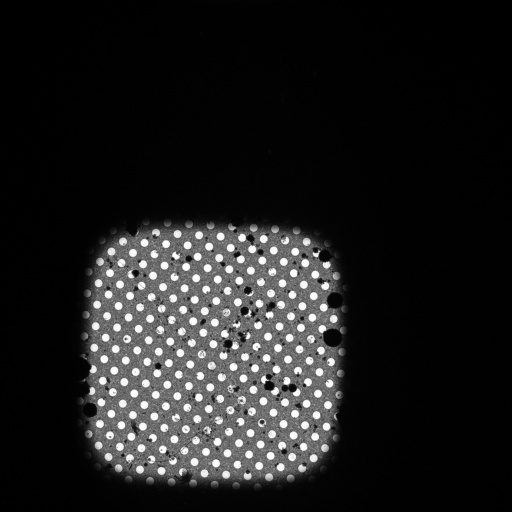
#> input picture GridSquare_20241015_171302.jpg, 512 x 512 px
$ jupyter execute --allow-errors main.ipynb   (shell and % lines are left out)
#> lines starting #> are read from the running program, lines starting #| are printed output that depends on the picture; after the words box and inside, x2 and y2 are one past the last pixel; in counts of white or black regions, pixels touching at a corner belong together
[cell 1]
import cv2
import matplotlib.pyplot as plt
import numpy as np

img = cv2.imread("GridSquare_20241015_171302.jpg", cv2.IMREAD_GRAYSCALE)
#> img is the input picture: shape (512, 512); min 0, max 255, mean 31
img = cv2.normalize(img, None, 0, 255, cv2.NORM_MINMAX)

def display_image(image, points=None):
    plt.figure(figsize=(8, 8))
    plt.imshow(image, cmap='gray')

    colors = 'grbcmyk'

    if points is not None:

        if isinstance(points[0], list) or isinstance(points[0], np.ndarray):
            for idx, point_set in enumerate(points):
                color = colors[idx % len(colors)]
                for point in point_set:
                    plt.plot(point[0], point[1], color + 'o')  # Plot points in different colors
        else:
            for point in points:
                plt.plot(point[0], point[1], 'ro')  # Plot points in red

    plt.axis('off')  # Hide axis

display_image(img)

[cell 2]
import cv2
import mrcfile
import numpy as np

# Read the JPG image
img = cv2.imread("GridSquare_20241015_171302.jpg", cv2.IMREAD_GRAYSCALE)

# Normalize the image to appropriate range (optional)
img = cv2.normalize(img, None, 0, 255, cv2.NORM_MINMAX)

# Convert to float32 (MRC files typically use float32)
img_float = img.astype(np.float32)

# Write to MRC file
#> (the rest of this cell did not finish here and is left out)

[cell 3]
img_bin = cv2.resize(img, (0,0), fx=1, fy=1, interpolation=cv2.INTER_NEAREST)

img_t, thresh = cv2.threshold(img_bin, 0, 255, cv2.THRESH_BINARY + cv2.THRESH_OTSU)
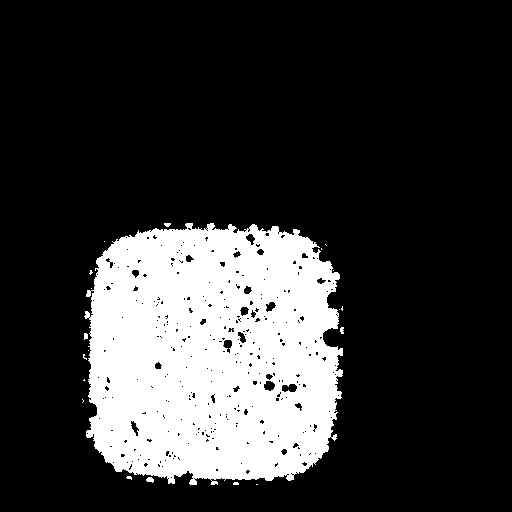
#> thresh: shape (512, 512); 21.4% white; 20 white regions (15 under 20 px), largest, box (x1, y1, x2, y2) and area: (84, 223, 343, 485) 55911, (146, 477, 154, 483) 34, (84, 333, 88, 340) 24, (340, 327, 344, 334) 23, (164, 223, 171, 227) 22
#> img_t = 68
# thresh = cv2.adaptiveThreshold(img, 255, cv2.ADAPTIVE_THRESH_MEAN_C, cv2.THRESH_BINARY, 11, 2)

centroid = np.mean(np.argwhere(thresh == 255), axis=0).astype(int)
#> centroid = [354, 211]

display_image(thresh, points=[[centroid]])

[cell 4]
edges = cv2.Canny(thresh, 100, 200)
#> edges: shape (512, 512); 1.5% white in thin lines or dots, all inside (x1, y1, x2, y2) = (81, 222, 344, 486)

edges = cv2.dilate(edges, None)
#> edges: shape (512, 512); 5% white; 156 white regions (8 under 20 px)

display_image(edges, points=[[centroid]])

[cell 5]
n_labels, edges_labeled, stats, centroids = cv2.connectedComponentsWithStats(edges)
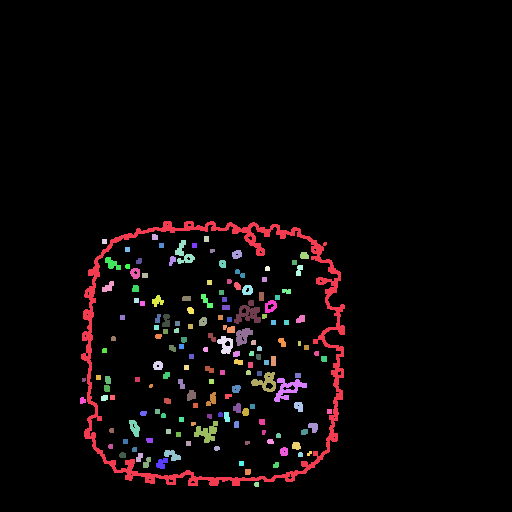
#> edges_labeled: shape (512, 512) int32; 157 distinct labels, from 0 to 156; one colour per label, 0 black
#> n_labels = 157; stats = 157 rows, first 6: [0, 0, 512, 512, 248956], [81, 221, 264, 265, 5742], [152, 234, 6, 6, 34], [204, 236, 5, 6, 30], [102, 239, 5, 5, 25], [175, 240, 20, 24, 207]; centroids = 157 pairs, first value 82.21 to 329, second value 236.6 to 484

print(f"Number of labels: {n_labels}")
#| Number of labels: 157

label_hue = np.uint8(179*edges_labeled/np.max(edges_labeled))
blank_ch = 255*np.ones_like(label_hue)
labeled_img = cv2.merge([label_hue, blank_ch, blank_ch])

labeled_img = cv2.cvtColor(labeled_img, cv2.COLOR_HSV2BGR)

labeled_img[label_hue==0] = 0
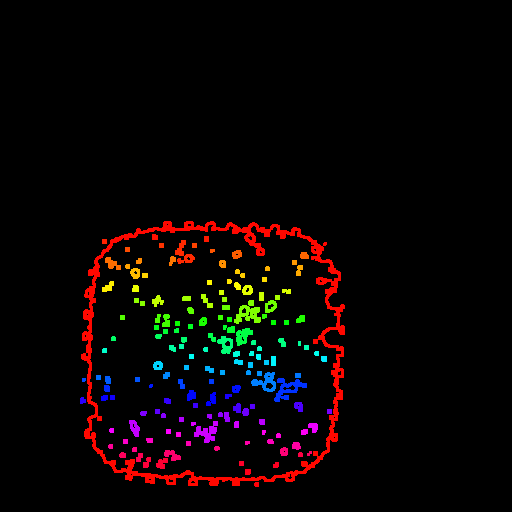
#> labeled_img: shape (512, 512, 3); mean B, G, R 3.6, 3.8, 9.1

display_image(labeled_img, points=[centroids])
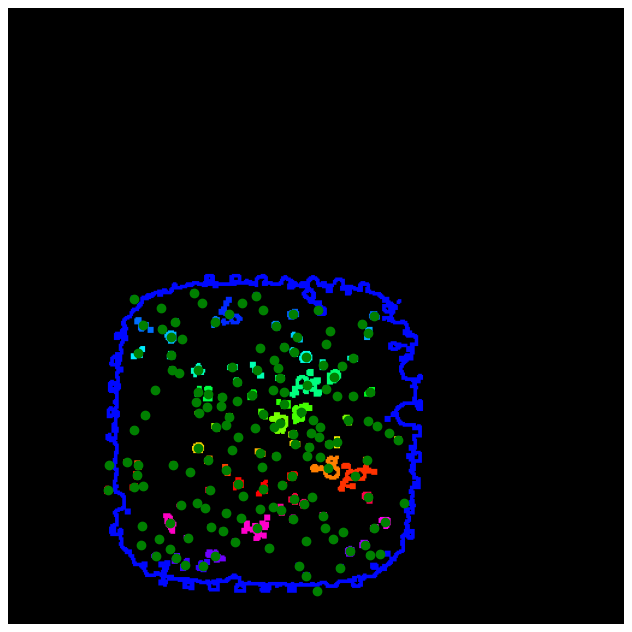
#> figure drawn by matplotlib, 1 panel; B, G, R data is drawn as R, G, B

[cell 6]
# Find contours to create regions for containment analysis
contours, hierarchy = cv2.findContours(thresh, cv2.RETR_TREE, cv2.CHAIN_APPROX_NONE)
#> contours = 360 contours, 328 with area under 20; largest, box (x1, y1, x2, y2) and area: (84, 223, 343, 485) 57305, (281, 383, 298, 393) 113, (263, 380, 276, 392) 98, (222, 339, 233, 354) 88, (265, 301, 277, 313) 78

print(f"Found {len(contours)} contours")
#| Found 360 contours

# Visualize all contours
img_contours = cv2.cvtColor(img, cv2.COLOR_GRAY2BGR)
cv2.drawContours(img_contours, contours, -1, (0, 255, 0), 2)
#> img_contours: shape (512, 512, 3); 5.58% of pixels changed, all inside (x1, y1, x2, y2) = (81, 222, 345, 486)

display_image(img_contours)

[cell 7]
def translate_img(thresh, offset):
#> called with offset = (350, 50)
    M = np.float32([[1, 0, offset[0]], [0, 1, offset[1]]])
    shifted = cv2.warpAffine(thresh, M, (thresh.shape[1], thresh.shape[0]))
    return shifted

img_t1 = translate_img(img, (350, 50))
img_t2 = translate_img(img, (-300, -300))
img_t3 = translate_img(img, (0, 0))


img_t12 = cv2.addWeighted(img_t1, 1, img_t2, 1, 0)
img_t12 = cv2.addWeighted(img_t12, 1, img_t3, 1, 0)


img_t12_filt = cv2.blur(img_t12, (5, 5))

imgl, thresh_t_filt = cv2.threshold(img_t12, 0, 255, cv2.THRESH_BINARY + cv2.THRESH_OTSU)
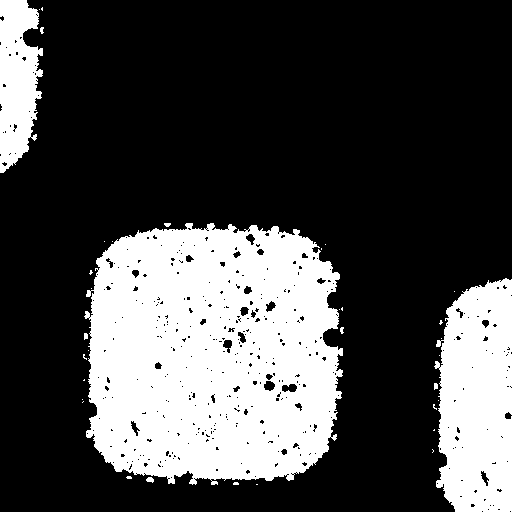
#> thresh_t_filt: shape (512, 512); 29.3% white; 35 white regions (26 under 20 px)
#> imgl = 69


# Find contours to create regions for containment analysis
contours, hierarchy = cv2.findContours(thresh_t_filt, cv2.RETR_EXTERNAL, cv2.CHAIN_APPROX_NONE)
#> contours = 35 contours, 31 with area under 20; largest, box (x1, y1, x2, y2) and area: (84, 223, 343, 485) 57235, (434, 278, 512, 512) 15180, (0, 0, 43, 173) 5304, (146, 477, 154, 483) 24

print(f"Found {len(contours)} contours")
#| Found 35 contours

# Visualize all contours
img_contours = cv2.cvtColor(img_t12, cv2.COLOR_GRAY2BGR)
cv2.drawContours(img_contours, contours, -1, (0, 255, 0), 2)
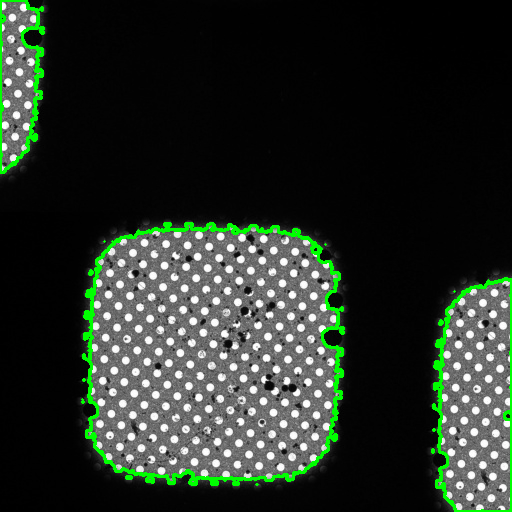
#> img_contours: shape (512, 512, 3); mean B, G, R 39.7, 48, 39.7

display_image(img_contours)

[cell 8]
import cv2
import mrcfile
import numpy as np

# Read the JPG image
img = img_t12

# Normalize the image to appropriate range (optional)
img = cv2.normalize(img, None, 0, 255, cv2.NORM_MINMAX)

# Convert to float32 (MRC files typically use float32)
img_float = img.astype(np.float32)

# Write to MRC file
#> (the rest of this cell did not finish here and is left out)

[cell 9]
def border_contour(contour, img) -> bool:
    x, y, w, h = cv2.boundingRect(contour)
    if x <= 1 or y <= 1 or (x + w) >= (img.shape[1] - 1) or (y + h) >= (img.shape[0] - 1):
        return True
    return False

[cell 10]
# Visualize all contours

valid_contours = []
for c, h in zip(contours, hierarchy[0]):
    if cv2.contourArea(c) < 400:
        continue
    elif border_contour(c, img_t12):
        continue
    else:
        valid_contours.append(c)
#> this loop made 35 passes
#> c on passes 1, 6, 8, 9, 10, 12, 13, 15, 16, 20, 22, 23: [[256, 484], [257, 484]], [[434, 429], [433, 430], [434, 430]], [[83, 401], [82, 402]], [[438, 400]], [[82, 399]], [[84, 379], [83, 380], [84, 380]], [[439, 355]], [[88, 350]], [[441, 338]], [[339, 309]], [[454, 291]], [[91, 288]]
#> after the loop, valid_contours = 1 contour; box (x1, y1, x2, y2) and area: (84, 223, 343, 485) 57235

inner_contours = []
for c in valid_contours:
    mask = np.zeros(img_t12.shape, dtype=np.uint8)
    cv2.drawContours(mask, [c], -1, 255, thickness=cv2.FILLED)  # Fill the contour
    masked_img = cv2.bitwise_and(img_t12, img_t12, mask=mask)

    masked_img = cv2.threshold(masked_img, 0, 255, cv2.THRESH_BINARY + cv2.THRESH_OTSU)[1]

    contours, hierarchy = cv2.findContours(masked_img, cv2.RETR_CCOMP, cv2.CHAIN_APPROX_NONE)

    for j, (ic, ih) in enumerate(zip(contours, hierarchy[0])):
        if ih[3] != -1 and cv2.contourArea(ic) > 2:
            inner_contours.append(ic)
#> this loop made 1 pass
#> pass 1, `masked_img = cv2.threshold(masked_img, 0, 255, cv2.THRESH_BINARY + cv2..`:
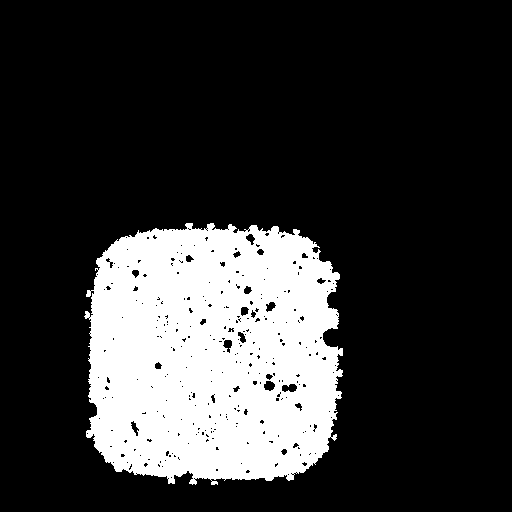
#> masked_img: shape (512, 512); 21.3% white; 1 white region, box (x1, y1, x2, y2) and area: (84, 223, 343, 485) 55888
#> after the loop:
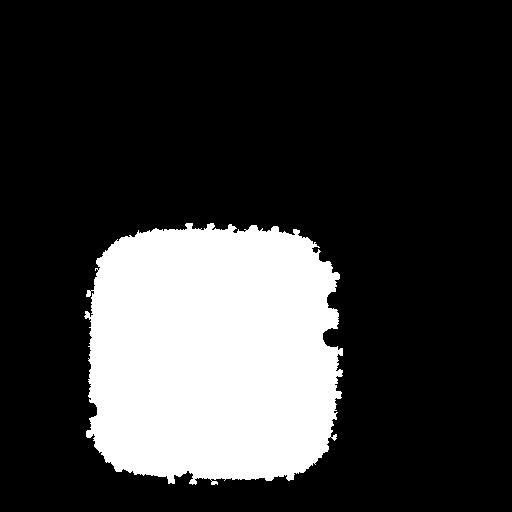
#> mask: shape (512, 512); 22.1% white; 1 white region
#> after the loop, inner_contours = 186 contours, 156 with area under 20; largest, box (x1, y1, x2, y2) and area: (281, 383, 298, 393) 112, (263, 380, 276, 392) 98, (222, 339, 233, 354) 88, (265, 301, 277, 313) 78, (130, 420, 140, 437) 72


draw_contours = cv2.cvtColor(img_t12, cv2.COLOR_GRAY2BGR)
cv2.drawContours(draw_contours, inner_contours, -1, (0, 255, 0), thickness=1)
cv2.drawContours(draw_contours, valid_contours, -1, (255, 0, 0), thickness=2)
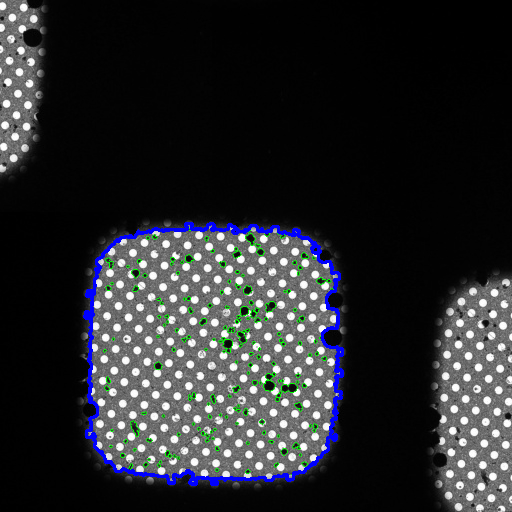
#> draw_contours: shape (512, 512, 3); mean B, G, R 44.7, 42.3, 40.4

display_image(draw_contours)

[cell 11]
import imodmodel
from imodmodel.models import ContourType
import pandas as pd

df_d = {
    "object_id": [],
    "contour_id": [],
    "x": [],
    "y": [],
    "z": [],
}

for i, vc in enumerate(valid_contours):

    first_point = vc[0][0]

    for point in vc:
        x, y = point[0]
        df_d["x"].append(x)
        df_d["y"].append(y)
        df_d["z"].append(0)
        df_d["object_id"].append(0)
        df_d["contour_id"].append(i)
#> this loop made 1 pass
#> first_point on pass 1: [186, 223]


df = pd.DataFrame(df_d)

imodmodel.write(df, "grid_square_test.mod", type=ContourType.CLOSED)
#> (this line was passed over: imodmodel is not available in this run)

[cell 12]
import imodmodel

#> (the rest of this cell did not finish here and is left out)

#> (a cell that did not finish here is left out)

[cell 14]
from scipy.ndimage import generic_filter
from math import prod

# [48 lines left out: functions get_coords_at_index, find_axes_angle, find_hole_array_center, not called in this run]

#> (a cell that did not finish here is left out)

[cell 16]
# Optimize aligned points
window_size = 21  # Size of the cropping window
hw = window_size // 2  # Half window size

optimized_points = []
#> (the rest of this cell did not finish here and is left out)

[cell 17]
img = img_t12.copy()
img_draw = cv2.cvtColor(img, cv2.COLOR_GRAY2BGR)

outer_mask = np.ones_like(img, dtype=np.uint8) * 255
cv2.fillPoly(outer_mask, pts=valid_contours, color=0)
#> outer_mask: shape (512, 512); 77.9% white; 1 black region, box (x1, y1, x2, y2) and area: (84, 223, 343, 485) 57872

inner_mask = np.zeros_like(img, dtype=np.uint8) * 255
cv2.fillPoly(inner_mask, pts=inner_contours, color=255)
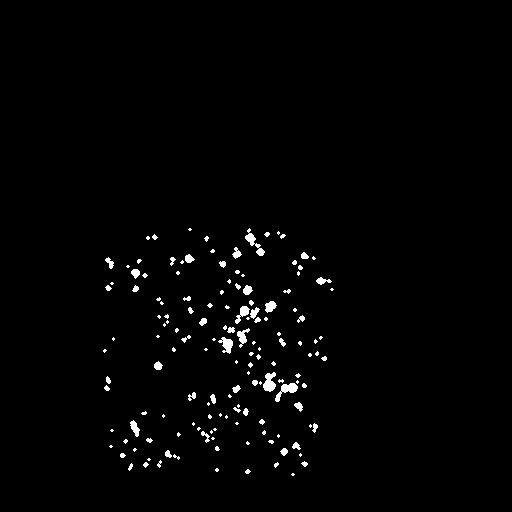
#> inner_mask: shape (512, 512); 1.5% white; 147 white regions (90 under 20 px), largest, box (x1, y1, x2, y2) and area: (275, 383, 298, 402) 177, (263, 372, 276, 392) 173, (245, 228, 265, 256) 165

good_holes = {
    'coord': [],
    'index': [],
}
#> (the rest of this cell did not finish here and is left out)

$ run again, with GridSquare_20250731_120112.jpg copied over GridSquare_20241015_171302.jpg
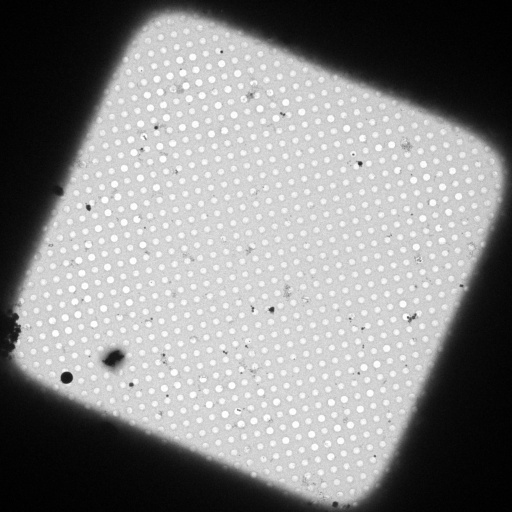
#> input picture GridSquare_20250731_120112.jpg, 512 x 512 px
#> img is the input picture: shape (512, 512); min 0, max 255, mean 136
#> `img_t, thresh = cv2.threshold(img_bin, 0, 255, cv2.THRESH_BINARY + cv2..`:
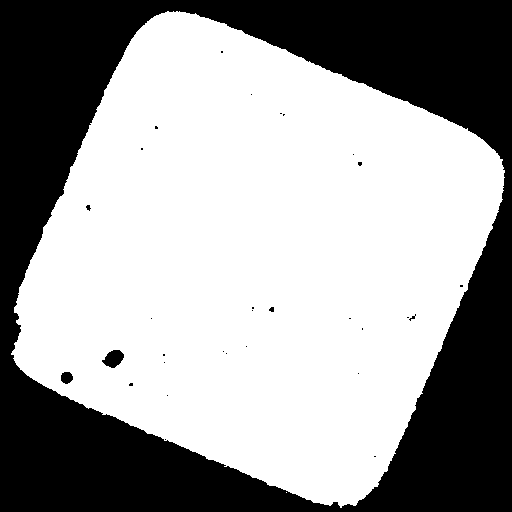
#> thresh: shape (512, 512); 61.6% white; 31 black regions (27 under 20 px), largest, box (x1, y1, x2, y2) and area: (0, 0, 512, 512) 100110, (102, 350, 124, 368) 261, (61, 372, 73, 384) 114, (269, 307, 274, 312) 20
#> img_t = 113
#> centroid = [257, 256]
#> edges_labeled: shape (512, 512) int32; 24 distinct labels, from 0 to 23
#> n_labels = 24; stats = 24 rows, first 6: [0, 0, 512, 512, 255482], [10, 10, 496, 499, 5646], [249, 92, 5, 5, 25], [278, 111, 8, 6, 40], [153, 125, 6, 5, 28], [351, 152, 5, 5, 25]; centroids = 24 rows, first 8: [255.7, 255.2], [254.8, 261], [251, 94], [281.7, 113.5], [155.7, 127], [353, 154], [359.3, 163.1], [87.94, 207]
#| Number of labels: 24
#> `contours, hierarchy = cv2.findContours(thresh, cv2.RETR_TREE, cv2.CHAI..`: contours = 33 contours, 26 with area under 20; largest, box (x1, y1, x2, y2) and area: (11, 11, 505, 508) 161313, (101, 349, 125, 369) 288, (60, 371, 74, 385) 131, (268, 306, 275, 313) 28, (85, 204, 92, 212) 26, (408, 315, 416, 322) 22, (357, 161, 363, 167) 20
#| Found 33 contours
#> thresh_t_filt: shape (512, 512); 77.1% white; 38 black regions (31 under 20 px)
#> imgl = 122
#> `contours, hierarchy = cv2.findContours(thresh_t_filt, cv2.RETR_EXTERNA..`: contours = 3 contours, 2 with area under 20; largest, box (x1, y1, x2, y2) and area: (0, 0, 512, 508) 202144
#| Found 3 contours
#> `cv2.drawContours(img_contours, contours, -1, (0, 255, 0), 2)`:
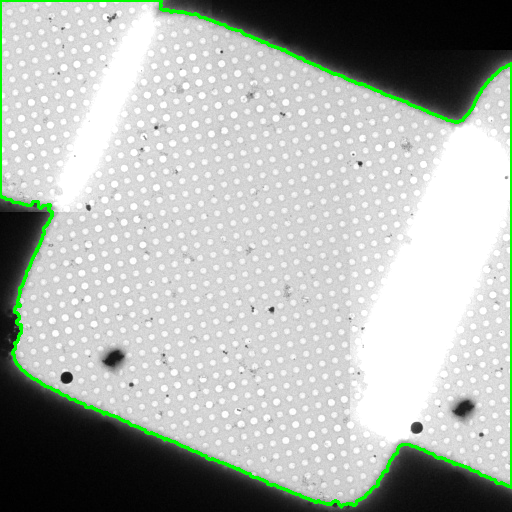
#> img_contours: shape (512, 512, 3); mean B, G, R 172.7, 178.5, 172.7
#> the loop `for c, h in zip(contours, hierarchy[0]):` made 3 passes
#> c on passes 1 to 2: [[164, 440]], [[103, 414], [104, 414]]
#> after the loop `for c, h in zip(contours, hierarchy[0]):`: valid_contours = []
#> outer_mask: shape (512, 512); every value is 255
#> inner_mask: shape (512, 512); every value is 0
